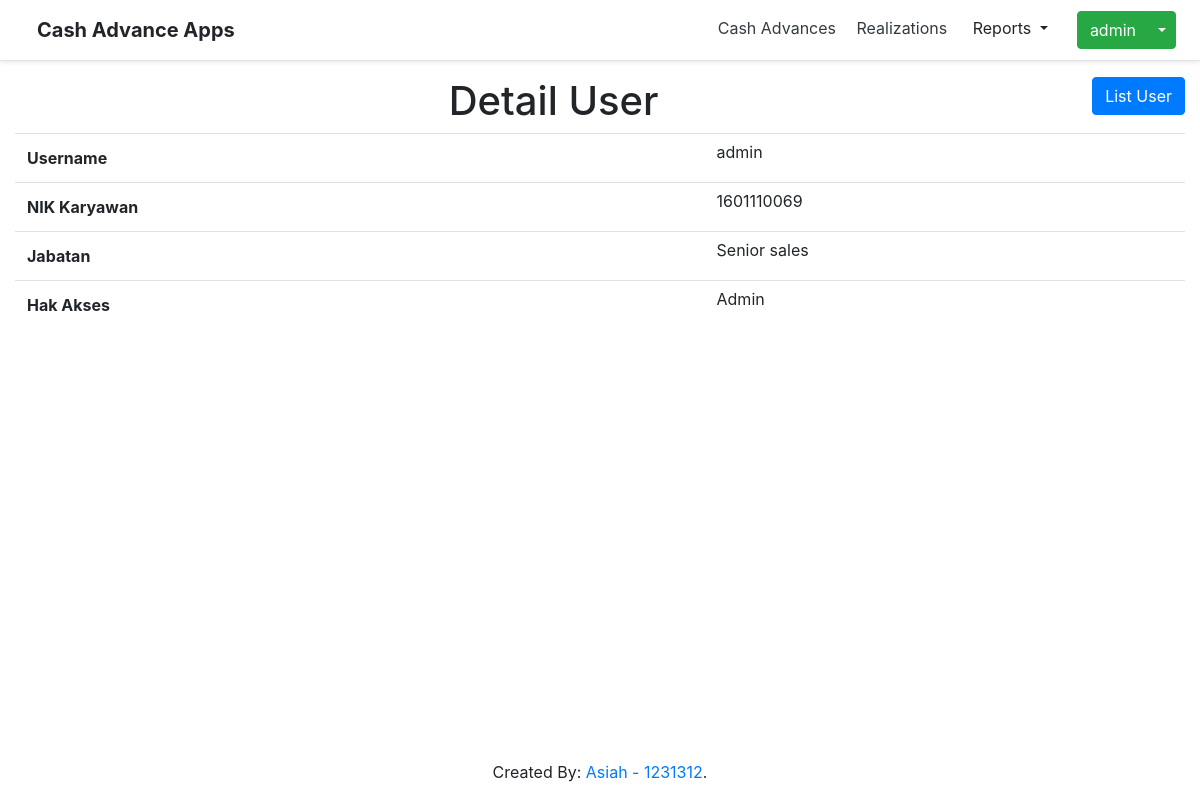
Screenshot of /index.php?page=users&action=detail&id=14 (signed in) with the database file from the repository.
### tables this page shows
CREATE TABLE `users` (
  `id` int(11) NOT NULL,
  `username` varchar(25) NOT NULL,
  `password` varchar(250) NOT NULL,
  `role` varchar(25) NOT NULL,
  `nik` varchar(100) NOT NULL,
  `jabatan` varchar(100) NOT NULL
);

### users/detail.php (the view)
<?php
    $id = isset($_GET['id']) ? $_GET['id'] : 0;
    $query = "SELECT * FROM users WHERE id = '$id'";
    $datas = $conn->query($query);
    $user = $datas->fetch_assoc();
?>
<a href='index.php?page=users' class="btn btn-primary mb-2 float-right">List User</a>
<h1 class='text-center'>Detail User</h1>
<table class='table'>
    <tr>
        <th>Username</th>
        <td>
            <?php echo $user['username'] ?>
        </td>
    </tr>
    <tr>
        <th>NIK Karyawan</th>
        <td>
            <?php echo $user['nik'] ?>
        </td>
    </tr>
    <tr>
        <th>Jabatan</th>
        <td>
            <?php echo $user['jabatan'] ?>
        </td>
    </tr>
    <tr>
        <th>Hak Akses</th>
        <td>
            <?php echo $user['role'] ?>
        </td>
    </tr>
</table>

### assets/css/table.css (style rules this page uses)
.table tr td { padding: 0.5%; }

### rows the page displays
users: username "admin", nik "1601110069", jabatan "Senior sales", role "Admin"

### other values shown
$username "admin"
